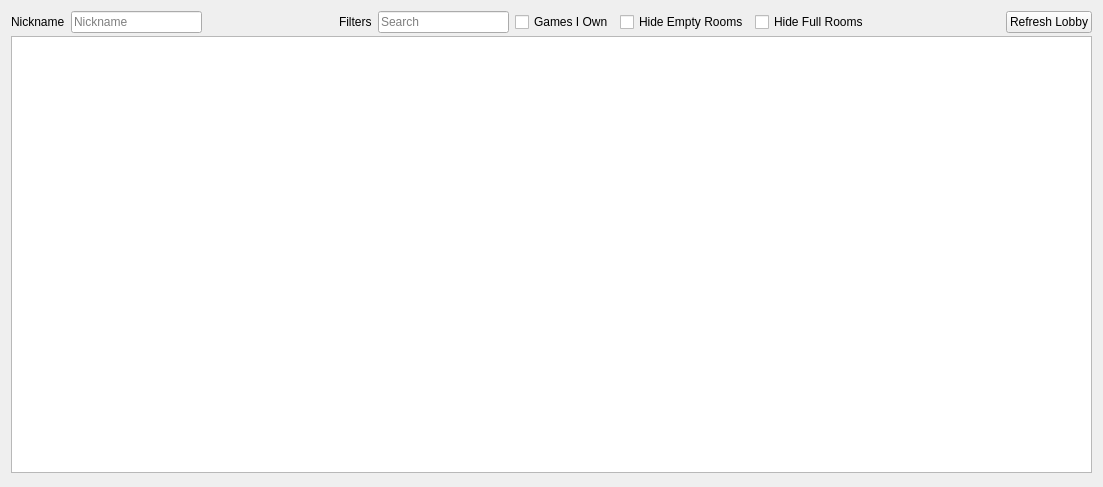
<?xml version="1.0" encoding="UTF-8"?>
<ui version="4.0">
 <class>Lobby</class>
 <widget class="QWidget" name="Lobby">
  <property name="geometry">
   <rect>
    <x>0</x>
    <y>0</y>
    <width>1103</width>
    <height>487</height>
   </rect>
  </property>
  <property name="windowTitle">
   <string>Public Room Browser</string>
  </property>
  <layout class="QVBoxLayout" name="verticalLayout">
   <item>
    <layout class="QVBoxLayout" name="verticalLayout_2">
     <property name="spacing">
      <number>3</number>
     </property>
     <item>
      <layout class="QHBoxLayout" name="horizontalLayout_3">
       <property name="spacing">
        <number>6</number>
       </property>
       <item>
        <layout class="QHBoxLayout" name="horizontalLayout_5">
         <item>
          <widget class="QLabel" name="label">
           <property name="text">
            <string>Nickname</string>
           </property>
          </widget>
         </item>
         <item>
          <widget class="QLineEdit" name="nickname">
           <property name="placeholderText">
            <string>Nickname</string>
           </property>
          </widget>
         </item>
         <item>
          <spacer name="horizontalSpacer_2">
           <property name="orientation">
            <enum>Qt::Horizontal</enum>
           </property>
           <property name="sizeHint" stdset="0">
            <size>
             <width>40</width>
             <height>20</height>
            </size>
           </property>
          </spacer>
         </item>
         <item>
          <widget class="QLabel" name="label_2">
           <property name="text">
            <string>Filters</string>
           </property>
          </widget>
         </item>
         <item>
          <widget class="QLineEdit" name="search">
           <property name="placeholderText">
            <string>Search</string>
           </property>
           <property name="clearButtonEnabled">
            <bool>true</bool>
           </property>
          </widget>
         </item>
         <item>
          <widget class="QCheckBox" name="games_owned">
           <property name="text">
            <string>Games I Own</string>
           </property>
          </widget>
         </item>
         <item>
          <widget class="QCheckBox" name="hide_empty">
           <property name="text">
            <string>Hide Empty Rooms</string>
           </property>
          </widget>
         </item>
         <item>
          <widget class="QCheckBox" name="hide_full">
           <property name="text">
            <string>Hide Full Rooms</string>
           </property>
          </widget>
         </item>
         <item>
          <spacer name="horizontalSpacer">
           <property name="orientation">
            <enum>Qt::Horizontal</enum>
           </property>
           <property name="sizeHint" stdset="0">
            <size>
             <width>40</width>
             <height>20</height>
            </size>
           </property>
          </spacer>
         </item>
         <item>
          <widget class="QPushButton" name="refresh_list">
           <property name="text">
            <string>Refresh Lobby</string>
           </property>
          </widget>
         </item>
        </layout>
       </item>
      </layout>
     </item>
     <item>
      <widget class="QTreeView" name="room_list"/>
     </item>
     <item>
      <widget class="QWidget" name="widget" native="true"/>
     </item>
    </layout>
   </item>
  </layout>
 </widget>
 <resources/>
 <connections/>
</ui>
